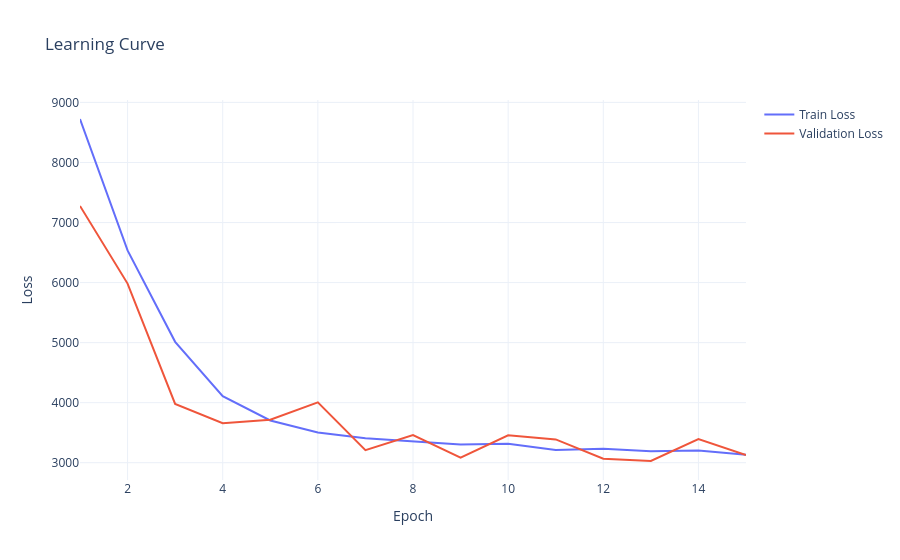

The notebook cell this image was saved under:
### Code cell
history.history.keys()

import plotly.graph_objects as go

def plot_learning_curve(loss, val_loss):
    
    epochs = list(range(1, len(loss) + 1))

    fig = go.Figure()

    fig.add_trace(
        go.Scatter(
            x=epochs,
            y=loss,
            mode="lines",
            name="Train Loss"
        )
    )

    fig.add_trace(
        go.Scatter(
            x=epochs,
            y=val_loss,
            mode="lines",
            name="Validation Loss"
        )
    )

    fig.update_layout(
        title="Learning Curve",
        xaxis_title="Epoch",
        yaxis_title="Loss",
        template="plotly_white"
    )

    fig.show()

plot_learning_curve(
    history.history["mae"],
    history.history["val_mae"]
)

### Figure 1 — Plotly figure (JSON) as saved in the notebook; plotly's stock layout.template omitted (floating-point values rounded to 4 significant figures)
{"data": [{"mode": "lines", "name": "Train Loss", "type": "scatter", "x": [1, 2, 3, 4, 5, 6, 7, 8, 9, 10, 11, 12, 13, 14, 15], "y": [8724.0, 6535.0, 5013.0, 4109.0, 3703.0, 3503.0, 3409.0, 3361.0, 3303.0, 3316.0, 3211.0, 3232.0, 3192.0, 3204.0, 3132.0]}, {"mode": "lines", "name": "Validation Loss", "type": "scatter", "x": [1, 2, 3, 4, 5, 6, 7, 8, 9, 10, 11, 12, 13, 14, 15], "y": [7277.0, 5983.0, 3978.0, 3659.0, 3715.0, 4006.0, 3209.0, 3461.0, 3084.0, 3458.0, 3388.0, 3067.0, 3028.0, 3395.0, 3126.0]}], "layout": {"title": {"text": "Learning Curve"}, "xaxis": {"title": {"text": "Epoch"}}, "yaxis": {"title": {"text": "Loss"}}}}
